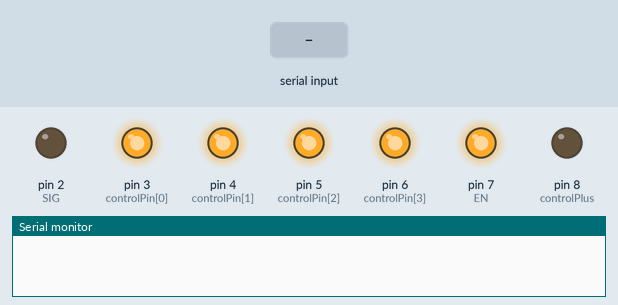
A sketch run on a simulated Arduino Uno, built with avr-gcc and run on an emulated ATmega328P. Shown: output pins drawn as LEDs (lit = HIGH), the last lines printed to the serial monitor. Dashed ring = blinking. The test bench sets the inputs (shaded band).

Above: at 1.2 s.
1.3 s: "test\n" received over Serial
At 3.2 s:
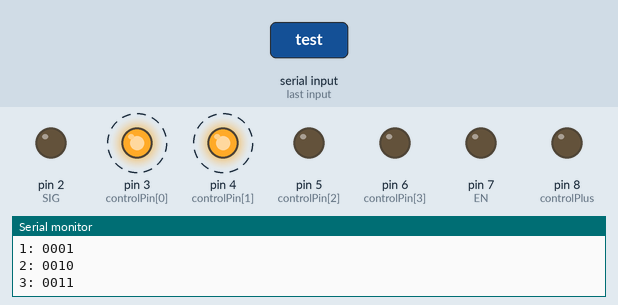
At 5.2 s:
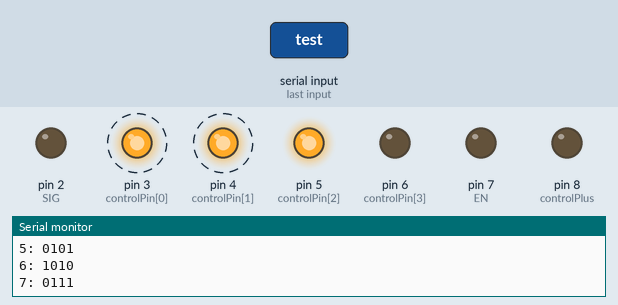
7.3 s: "16\n" received over Serial
At 9.2 s:
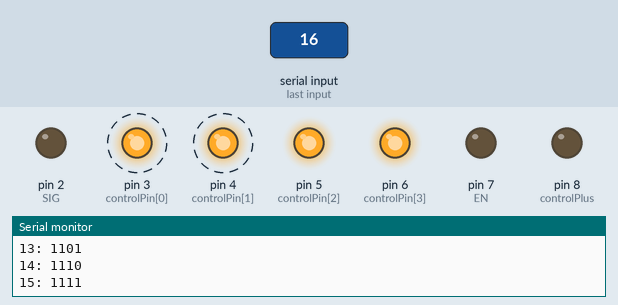
Timing chart, 0 to 11.8 s (numbered marks = the images above; inputs shaded):
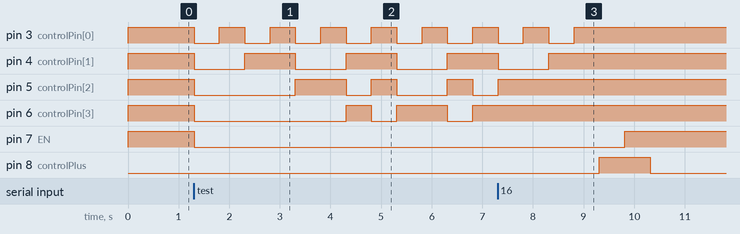

The sketch:

sketch_serial_controller.ino
```cpp
/*
 * using CD74HC4067 chip to control 16 channel relay
 * with any Arduino board. This code will control 1 relay at a time
 *
 * Written by José Manuel Rámirez
 * GitHub: https://github.com/JMasr
 * at June of 2023
 */

const int SIG = 2;          // SIG pin
const int EN = 7;           // Enable pin
const int controlPin[4] = {3, 4, 5, 6};  // 4 pins used for binary output
const int controlPlus = 8; // pin to control an extra channel relay

const int loopDelay = 500;  // Delay in loop (in milliseconds)

const int muxTable[16][4] = {
 //s0,s1,s2,s3
  {0, 0, 0, 0},  // 0
  {1, 0, 0, 0},  // 1
  {0, 1, 0, 0},  // 2
  {1, 1, 0, 0},  // 3
  {0, 0, 1, 0},  // 4
  {1, 0, 1, 0},  // 5
  {0, 1, 0, 1},  // 6
  {1, 1, 1, 0},  // 7
  {0, 0, 0, 1},  // 8
  {1, 0, 0, 1},  // 9
  {0, 1, 1, 0},  // 10
  {1, 1, 0, 1},  // 11
  {0, 0, 1, 1},  // 12
  {1, 0, 1, 1},  // 13
  {0, 1, 1, 1},  // 14
  {1, 1, 1, 1}   // 15
};

void setup() {
  for (int i = 0; i < 4; i++) {
    pinMode(controlPin[i], OUTPUT);   // Set control pins as outputs
    digitalWrite(controlPin[i], HIGH);  // Set initial state as HIGH
  }
  pinMode(controlPlus, OUTPUT); // Set extra pin as output
  digitalWrite(controlPlus, LOW); // Set initial state as LOW

  pinMode(SIG, OUTPUT);       // Set SIG pin as output
  digitalWrite(SIG, LOW);     // Set SIG to LOW for LOW trigger relay or HIGH for HIGH trigger relay

  pinMode(EN, OUTPUT);        // Set EN pin as output
  digitalWrite(EN, HIGH);      // Set EN (enable pin) LOW to activate the chip

  Serial.begin(9600);         // Initialize serial communication
}

void loop() {
  if(Serial.available()){
        String command = Serial.readStringUntil('\n');
        Serial.print("*--- Comand Rx ---*");
        Serial.println();

        if(command.equals("test")){
            test();
        }
        else if(command.length() == 2){
            int relayChannel = command.toInt();  // Extract the relay number by removing the "#" character and converting the remaining string to an integer
            activateRelay(relayChannel);
        }
        else{
            Serial.println("Invalid command");
        }
    }

    digitalWrite(EN, HIGH);
}

void channelControl(int relayChannel) {
  for (int i = 0; i < 4; i++) {
    digitalWrite(controlPin[i], muxTable[relayChannel][i]);
    digitalWrite(EN, LOW);
  }

  Serial.print(relayChannel);
  Serial.print(": ");

  for (int i = 3; i >= 0; i--) {
    Serial.print(muxTable[relayChannel][i]);
  }
  Serial.println();
}

void test(){

  for (int relayChannel = 0; relayChannel < 17; relayChannel++) {
    if(relayChannel == 16){
      digitalWrite(controlPlus, HIGH);
      delay(loopDelay);
      digitalWrite(controlPlus, LOW);
      Serial.print("16: ");
      Serial.print("10001");
      Serial.println();

    }
    else{
      channelControl(relayChannel);
      delay(loopDelay);
    }

  }
  Serial.println("ACK");
  Serial.println("TEST DONE!");
}

void activateRelay(int relayChannel){
  if (relayChannel >= 0 && relayChannel < 16){
    channelControl(relayChannel);
    delay(loopDelay);
    Serial.write("ACK");
  }
  else if(relayChannel == 16){
    digitalWrite(controlPlus, HIGH);
    delay(loopDelay);
    digitalWrite(controlPlus, LOW);
    Serial.print("16: 10001");
    Serial.println();
    Serial.write("ACK");
  }
  else{
    Serial.write("NACK");
    Serial.write("Invalid channel number");
  }
  Serial.println();
}
```

Measured:
- after the input at 1.3 s, pin 3 (controlPin[0]): alternates HIGH for 0.50 s and LOW for 0.50 s, starting at once; pin 4 (controlPin[1]): alternates HIGH for 1.0 s and LOW for 1.0 s, starting at once
